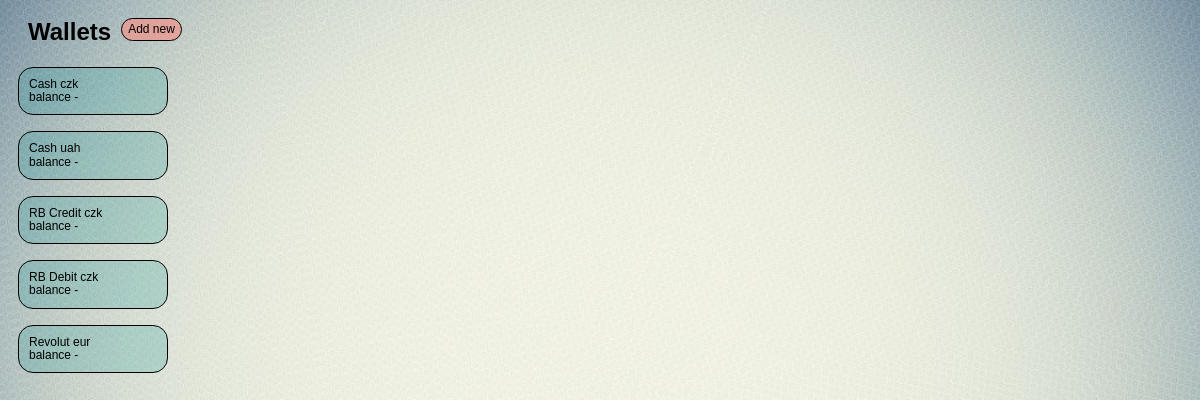
Page /finance/ on the earlier database version.
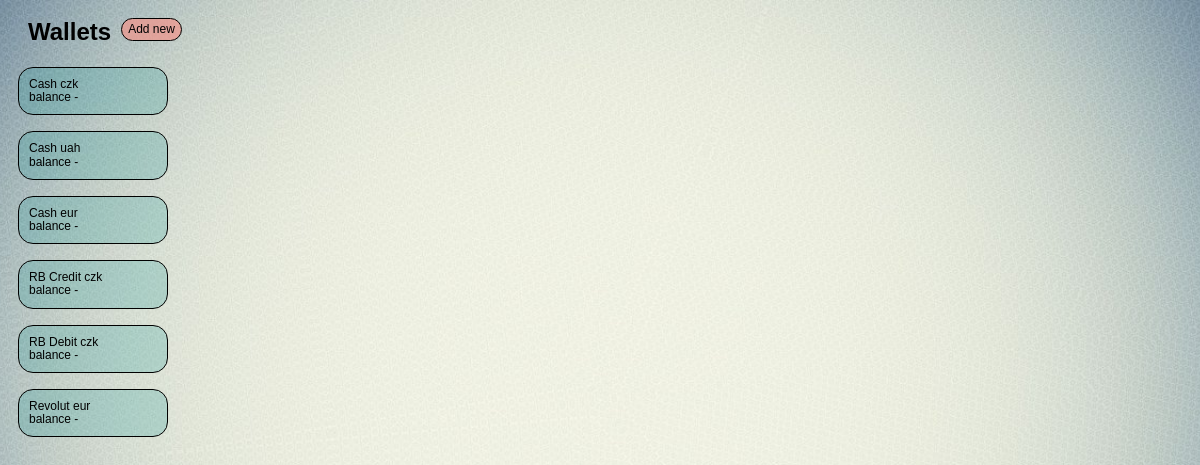
Same page on the later database version.
### finance/models.py (models this page shows, shortened)
class Wallet(models.Model):
    W_TYPES = (
        ('a', 'account'),
        ('b', 'bank account'),
        ('c', 'cash'),
        )
    w_name = models.CharField(max_length=20, verbose_name = 'Wallet name')
    w_ticker = models.CharField(max_length=3, verbose_name = 'Currency ticker')
    w_type = models.CharField(max_length=1, choices=W_TYPES, verbose_name = 'Type')
    w_bank = models.CharField(max_length=25, verbose_name = 'Bank name', blank=True)
    initial_balance = models.DecimalField(max_digits=9, decimal_places=2, verbose_name = 'Initial balance', default=0.00)
    f_name = models.CharField(max_length=24, blank=True, verbose_name='Full wallet name')
    class Meta:
        verbose_name = 'wallet'
        verbose_name_plural = 'wallets'
        ordering = ['w_name']

### finance/views.py (the view)
# urls.py: path('', home, name = 'home'),
def home(request):
    wlts = Wallet.objects.order_by('w_name')
    return render(request, 'finance/home.html', {'wlts':wlts})

### finance/templates/finance/home.html (shortened to what this page needs)
{% load static %}
<html>
    <head>
        <link rel='stylesheet' type='text/css' href="{% static 'finance/style.css' %}">
    </head>
    <body>
        <div>
            <div class='nav_H'>
                <div class="wallet">Wallets</div>
                <button class="btn btn_add_wlt" onclick="location.href='{% url 'create_wlt' %}'">Add new</button>
            </div>
            {% for wlt in wlts %}
                <p><button class="btn btn_wlts" onclick="location.href='{% url 'home_wlt' wlt.pk %}'">{{wlt.f_name}}<br>balance - </button></p>
            {% endfor %}
        </div>
    </body>
</html>

### finance/static/finance/style.css (style rules this page uses)
body { background-image: url('bg_v2.jpg'); background-size: cover; background-repeat: no-repeat; background-position: center; font-family: Arial, sans-serif; text-decoration: none; color: black; appearance: none; -webkit-appearance: none; -moz-appearance: none; }
.nav_H { display: flex; flex-direction: row; align-items: center; }
.wallet { font-size: 24px; font-weight: bold; margin: 10px 10px 5px 20px; }
.btn { border: 1px solid black; line-height: 1.1; cursor: pointer; transition: transform 0.2s; text-decoration: none; word-wrap: break-word; text-align: center; border-radius: 8px; }
.btn_wlts { margin: 0px 0px 0px 10px; padding: 10px; background-color: rgba(0, 139, 139, 0.2); width: 150px; font-size: 12px; text-align: left; border-radius: 15px; }
.btn_add_wlt { background-color: rgba(241, 148, 138, 0.7); width: fit-content; height: 23px; margin: 0px 5px 0px 0px; font-size: 12px; border-radius: 15px; }

Differences in the rows shown:
added Wallet: f_name "Cash eur"
